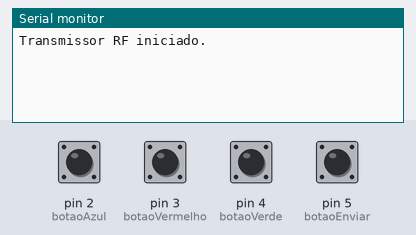
Bench run of a sketch on a simulated Arduino Uno, built with avr-gcc and run on an emulated ATmega328P. On the bench: the last lines printed to the serial monitor. The test bench sets the inputs (shaded band); at power-on: pin 2 (botaoAzul), pin 3 (botaoVermelho), pin 4 (botaoVerde), pin 5 (botaoEnviar) LOW. No radio packets arrive unless stated.

Above: at 1.2 s.
1.3 s: pin 2 (botaoAzul) pulled HIGH for 0.15 s
At 2.4 s:
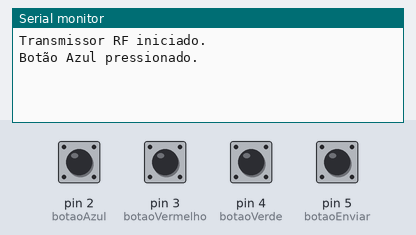
2.9 s: pin 3 (botaoVermelho) pulled HIGH for 0.15 s
At 3.6 s:
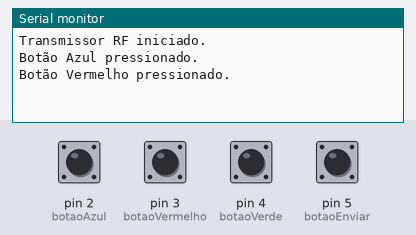
4.5 s: pin 4 (botaoVerde) pulled HIGH for 0.15 s
At 4.8 s:
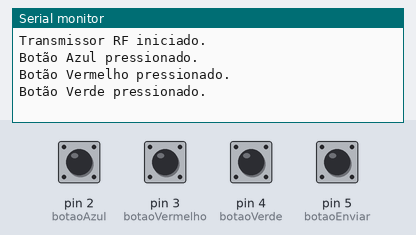
6.1 s: pin 5 (botaoEnviar) pulled HIGH for 0.15 s
At 7.3 s:
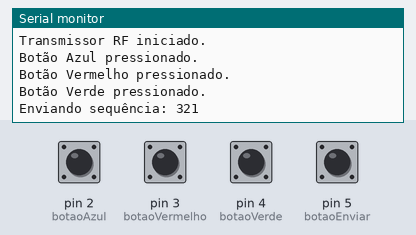
7.7 s: pin 5 (botaoEnviar) pulled HIGH for 1 s
At 8.5 s:
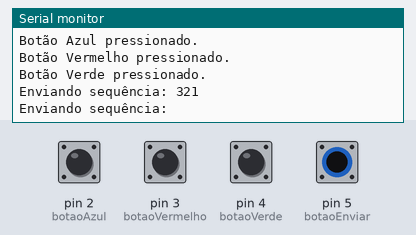

Measured:
- after the input at 1.3 s, the serial monitor: prints a new line at once (image 1)
- after the input at 2.9 s, the serial monitor: prints a new line at once (image 2)
- after the input at 4.5 s, the serial monitor: prints a new line at once (image 3)
- after the input at 6.1 s, the serial monitor: prints a new line at once (image 4)
- after the input at 7.7 s, the serial monitor: prints a new line at once (image 5)

The sketch:

Modulo_RF_433_MHz_Transmissor_com_Botoes.ino
```cpp
#include <RH_ASK.h>
#include <SPI.h>

// Definição dos pinos
#define botaoAzul 2
#define botaoVermelho 3
#define botaoVerde 4
#define botaoEnviar 5

// Criando o transmissor RF
RH_ASK transmissor;

// Array para armazenar a sequência de cores pressionadas
char sequencia[10];
int indice = 0;

void setup() {
  Serial.begin(9600); // Inicializa a comunicação serial
  pinMode(botaoAzul, INPUT);
  pinMode(botaoVermelho, INPUT);
  pinMode(botaoVerde, INPUT);
  pinMode(botaoEnviar, INPUT);

  transmissor.init();
  Serial.println("Transmissor RF iniciado.");
}

void loop() {
  if (digitalRead(botaoVerde) == HIGH) {
    if (indice < 10) {
      sequencia[indice++] = '1'; // Adiciona '1' para o LED verde
      Serial.println("Botão Verde pressionado.");
    }
    delay(300);
  }

  if (digitalRead(botaoVermelho) == HIGH) {
    if (indice < 10) {
      sequencia[indice++] = '2'; // Adiciona '2' para o LED vermelho
      Serial.println("Botão Vermelho pressionado.");
    }
    delay(300);
  }

  if (digitalRead(botaoAzul) == HIGH) {
    if (indice < 10) {
      sequencia[indice++] = '3'; // Adiciona '3' para o LED azul
      Serial.println("Botão Azul pressionado.");
    }
    delay(300);
  }

  // Se o botão de enviar for pressionado, a sequência é transmitida
  if (digitalRead(botaoEnviar) == HIGH) {
    sequencia[indice] = '\0'; // Adiciona fim de string
    Serial.print("Enviando sequência: ");
    Serial.println(sequencia);

    transmissor.send((uint8_t *)sequencia, strlen(sequencia));
    transmissor.waitPacketSent();

    // Limpa o buffer para a próxima sequência
    indice = 0;
    delay(1000);
  }
}
```
